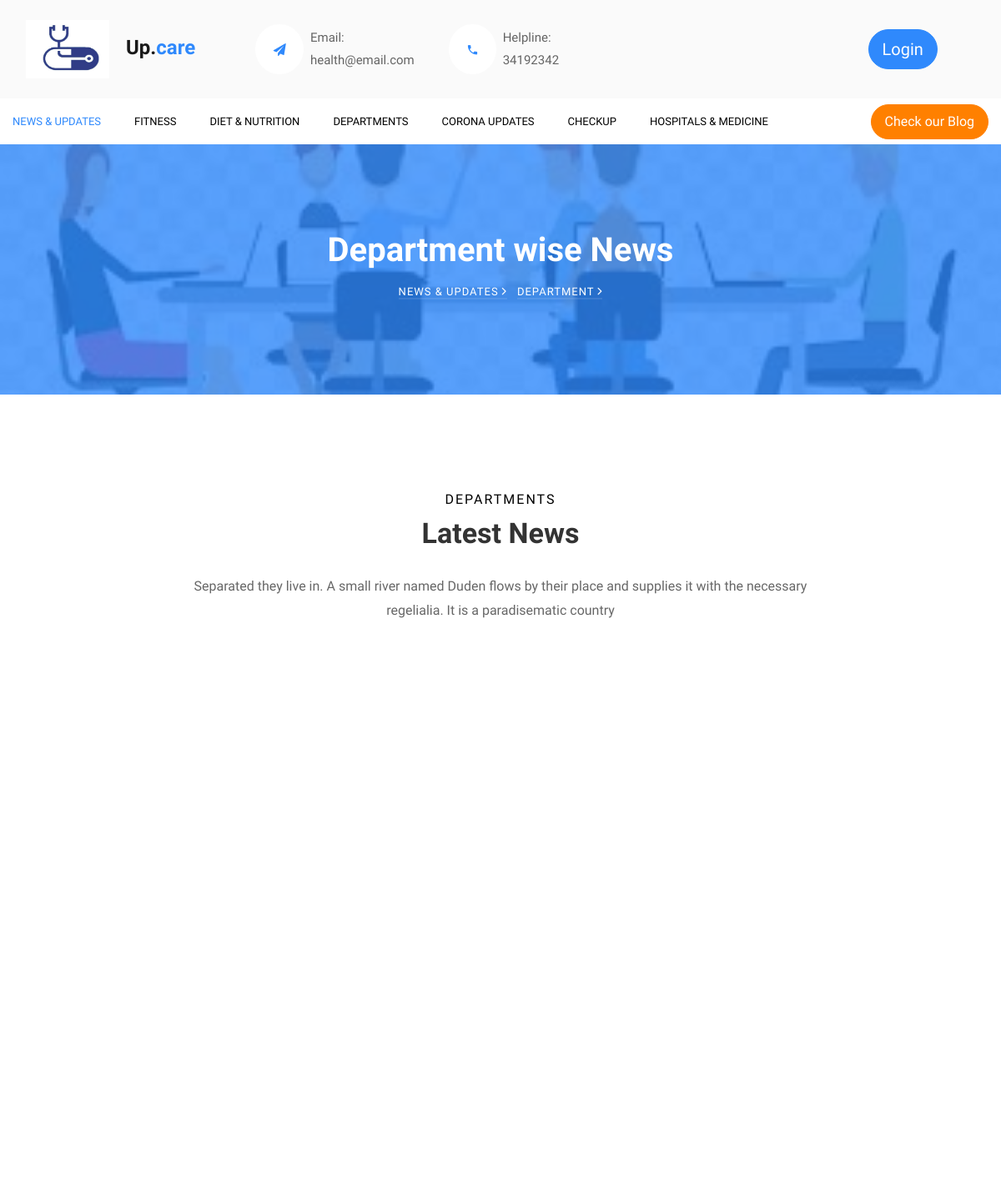
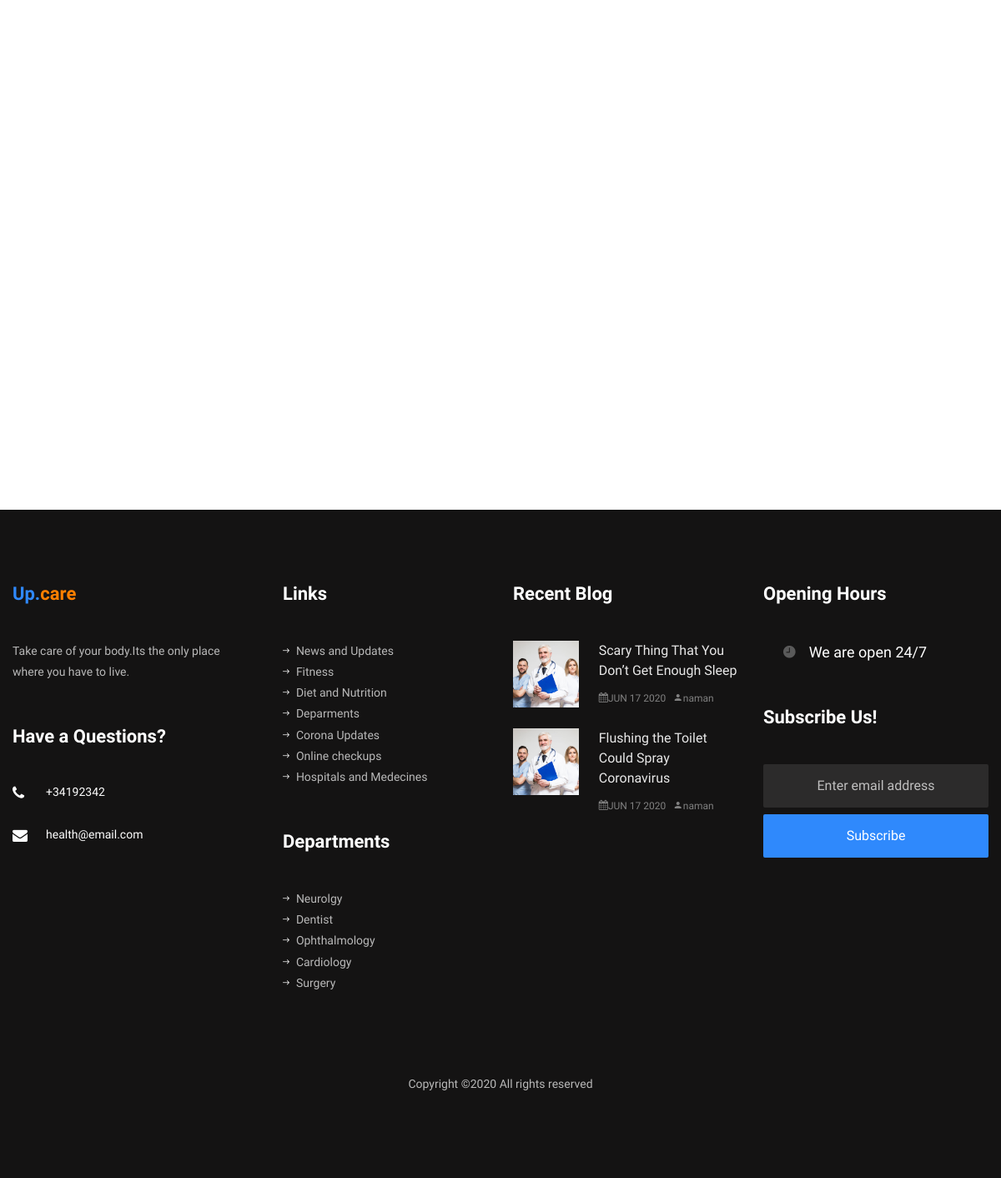
Screenshot of /departments/ with the database file from the repository (2 pictures, top to bottom).
### auth0login/models.py (models this page shows, shortened)
class Blogs(models.Model):
	title=models.CharField(max_length=100)
	date= models.DateField(auto_now_add=True)
	description = models.TextField()
	image=models.ImageField(upload_to='blogs/images/',default='image_1.jpg')
	user=models.ForeignKey(User,on_delete=models.CASCADE)

### auth0login/views.py (the view)
# urls.py: path('departments/',views.departments,name='departments'),
def departments(request):
    neurologyNews=NeurologyNews.objects.all()
    surgicalNews=SurgicalNews.objects.all()
    dentalNews=DentalNews.objects.all()
    ophthalmologyNews=OphthalmologyNews.objects.all()
    cardiologyNews=CardiologyNews.objects.all()
    blogs=Blogs.objects.all()
    return render(request, 'departments.html',{'Blogs':blogs,'neurologyNews':neurologyNews,'surgicalNews':surgicalNews,'dentalNews':dentalNews,'ophthalmologyNews':ophthalmologyNews,'cardiologyNews':cardiologyNews})

### auth0login/templates/departments.html (shortened to what this page needs)
{% load static %}
<!DOCTYPE html>
<html lang="en">
  <head>
    <link rel="stylesheet" href="{% static 'css/open-iconic-bootstrap.min.css' %}">
    <link rel="stylesheet" href="{% static 'css/animate.css' %}">
    <link rel="stylesheet" href="{% static 'css/owl.carousel.min.css' %}">
    <link rel="stylesheet" href="{% static 'css/owl.theme.default.min.css' %}">
    <link rel="stylesheet" href="{% static 'css/magnific-popup.css' %}">
    <link rel="stylesheet" href="{% static 'css/aos.css' %}">
    <link rel="stylesheet" href="{% static 'css/ionicons.min.css' %}">
    <link rel="stylesheet" href="{% static 'css/bootstrap-datepicker.css' %}">
    <link rel="stylesheet" href="{% static 'css/jquery.timepicker.css' %}">
    <link rel="stylesheet" href="{% static 'css/flaticon.css' %}">
    <link rel="stylesheet" href="{% static 'css/icomoon.css' %}">
    <link rel="stylesheet" href="{% static 'css/style.css' %}">
  </head>
  <body>
	{% include 'base.html' %}
	<nav class="navbar navbar-expand-lg navbar-dark bg-dark ftco-navbar-light" id="ftco-navbar">
	    <div class="container d-flex align-items-center">
	      <p class="button-custom order-lg-last mb-0"><a href="{% url 'all_blog' %}" class="btn btn-secondary py-2 px-3">Check our Blog</a></p>
	      <div class="collapse navbar-collapse" id="ftco-nav">
	        <ul class="navbar-nav mr-auto">
	        	<li class="nav-item active"><a href="{% url 'dashboard' %}" class="nav-link pl-0">News & Updates</a></li>
	        	<li class="nav-item"><a href="{% url 'fitness' %}" class="nav-link">Fitness</a></li>
	        	<li class="nav-item"><a href="{% url 'diet' %}" class="nav-link">Diet & nutrition</a></li>
	        	<li class="nav-item"><a href="{% url 'departments' %}" class="nav-link">Departments</a></li>
	        	<li class="nav-item"><a href="{% url 'corona_updates' %}" class="nav-link">Corona updates</a></li>
	        	<li class="nav-item"><a href="{% url 'eyeeartest' %}" class="nav-link">checkup</a></li>
	          <li class="nav-item"><a href="{% url 'hospital_medecine' %}" class="nav-link">Hospitals & medicine</a></li>
	        </ul>
	      </div>
	    </div>
	  </nav>
    <section class="hero-wrap hero-wrap-2" style="background-image: url({% static 'images/doc_1.jfif' %});" data-stellar-background-ratio="0.5">
      <div class="overlay"></div>
      <div class="container">
        <div class="row no-gutters slider-text align-items-center justify-content-center">
          <div class="col-md-9 ftco-animate text-center">
            <h1 class="mb-2 bread">Department wise News</h1>
            <p class="breadcrumbs"><span class="mr-2"><a href="index.html">News & updates <i class="ion-ios-arrow-forward"></i></a></span> <span>Department <i class="ion-ios-arrow-forward"></i></span></p>
          </div>
        </div>
      </div>
    </section>
		<section class="ftco-section">
    	<div class="container">
    		<div class="row justify-content-center mb-5 pb-2">
          <div class="col-md-8 text-center heading-section ftco-animate">
          	<span class="subheading">Departments</span>
            <h2 class="mb-4">Latest News</h2>
            <p>Separated they live in. A small river named Duden flows by their place and supplies it with the necessary regelialia. It is a paradisematic country</p>
          </div>
        </div>
    		<div class="ftco-departments">
					<div class="row">
            <div class="col-md-12 nav-link-wrap">
	            <div class="nav nav-pills d-flex text-center" id="v-pills-tab" role="tablist" aria-orientation="vertical">
	            </div>
	          </div>
	          <div class="col-md-12 tab-wrap">
	          </div>
	        </div>
        </div>
    	</div>
    </section>
    {% include 'footer.html' %}
  </body>
</html>

### auth0login/templates/footer.html (shortened to what this page needs)
<footer class="ftco-footer ftco-bg-dark ftco-section">
    <div class="container">
      <div class="row mb-5">
        <div class="col-md">
          <div class="ftco-footer-widget mb-5">
            <h2 class="ftco-heading-2 logo">Up.<span>care</span></h2>
            <p>Take care of your body.Its the only place where you have to live.</p>
          </div>
          <div class="ftco-footer-widget mb-5">
              <h2 class="ftco-heading-2">Have a Questions?</h2>
              <div class="block-23 mb-3">
                <ul>
                  <li><a href="#"><span class="icon icon-phone"></span><span class="text">+34192342</span></a></li>
                  <li><a href="#"><span class="icon icon-envelope"></span><span class="text">health@email.com</span></a></li>
                </ul>
              </div>
              <ul class="ftco-footer-social list-unstyled float-md-left float-lft mt-3">
            </ul>
          </div>
        </div>
        <div class="col-md">
          <div class="ftco-footer-widget mb-5 ml-md-4">
            <h2 class="ftco-heading-2">Links</h2>
            <ul class="list-unstyled">
              <li><a href="{% url 'dashboard' %}"><span class="ion-ios-arrow-round-forward mr-2"></span>News and Updates</a></li>
              <li><a href="{% url 'fitness' %}"><span class="ion-ios-arrow-round-forward mr-2"></span>Fitness</a></li>
              <li><a href="{% url 'diet' %}"><span class="ion-ios-arrow-round-forward mr-2"></span>Diet and Nutrition</a></li>
              <li><a href="{% url 'departments' %}"><span class="ion-ios-arrow-round-forward mr-2"></span>Deparments</a></li>
              <li><a href="{% url 'corona_updates' %}"><span class="ion-ios-arrow-round-forward mr-2"></span>Corona Updates</a></li>
              <li><a href="{% url 'eyeeartest' %}"><span class="ion-ios-arrow-round-forward mr-2"></span>Online checkups</a></li>
              <li><a href="{% url 'hospital_medecine' %}"><span class="ion-ios-arrow-round-forward mr-2"></span>Hospitals and Medecines</a></li>
            </ul>
          </div>
          <div class="ftco-footer-widget mb-5 ml-md-4">
            <h2 class="ftco-heading-2">Departments</h2>
            <ul class="list-unstyled">
              <li><a href="{% url 'departments' %}"><span class="ion-ios-arrow-round-forward mr-2"></span>Neurolgy</a></li>
              <li><a href="{% url 'departments' %}"><span class="ion-ios-arrow-round-forward mr-2"></span>Dentist</a></li>
              <li><a href="{% url 'departments' %}"><span class="ion-ios-arrow-round-forward mr-2"></span>Ophthalmology</a></li>
              <li><a href="{% url 'departments' %}"><span class="ion-ios-arrow-round-forward mr-2"></span>Cardiology</a></li>
              <li><a href="{% url 'departments' %}"><span class="ion-ios-arrow-round-forward mr-2"></span>Surgery</a></li>
            </ul>
          </div>
        </div>
        <div class="col-md">
            <div class="ftco-footer-widget mb-5">
              <h2 class="ftco-heading-2">Recent Blog</h2>
              {% for i in Blogs %}
              <div class="block-21 mb-4 d-flex">
                <a class="blog-img mr-4" style="background-image: url({{ i.image.url }});"></a>
                <div class="text">
                  <h3 class="heading"><a href="{% url 'details' i.id %}">{{ i.title }}</a></h3>
                  <div class="meta">
                    <div><a href="#"><span class="icon-calendar"></span>{{ i.date|date:'M d Y'|upper }}</a></div>
                    <div><a href="#"><span class="icon-person"></span>{{i.user}}</a></div>
                  </div>
                </div>
              </div>
              {% endfor %}
            </div>
          </div>
        <div class="col-md">
            <div class="ftco-footer-widget mb-5">
              <h2 class="ftco-heading-2">Opening Hours</h2>
              <h3 class="open-hours pl-4"><span class="ion-ios-time mr-3"></span>We are open 24/7</h3>
          </div>
          <div class="ftco-footer-widget mb-5">
              <h2 class="ftco-heading-2">Subscribe Us!</h2>
            <form action="#" class="subscribe-form">
              <div class="form-group">
                <input type="text" class="form-control mb-2 text-center" placeholder="Enter email address">
                <input type="submit" value="Subscribe" class="form-control submit px-3">
              </div>
            </form>
          </div>
        </div>
      </div>
      <div class="row">
        <div class="col-md-12 text-center">
          <p>
Copyright &copy;<script>document.write(new Date().getFullYear());</script> All rights reserved
</p>
        </div>
      </div>
    </div>
  </footer>

### static/css/icomoon.css (style rules this page uses)
[class^="icon-"], [class*=" icon-"] { font-family: 'icomoon' !important; speak: none; font-style: normal; font-weight: normal; font-variant: normal; text-transform: none; line-height: 1; -webkit-font-smoothing: antialiased; -moz-osx-font-smoothing: grayscale; }
.icon-calendar:before { content: "\f073"; }
.icon-phone:before { content: "\f095"; }
.icon-envelope:before { content: "\f0e0"; }
.icon-person:before { content: "\e7fd"; }

### rows the page displays
Blogs: image (picture), title "Scary Thing That You Don’t Get Enough Sleep", date "JUN 17 2020", user "naman"
Blogs: image (picture), title "Flushing the Toilet Could Spray Coronavirus", date "JUN 17 2020", user "naman"
